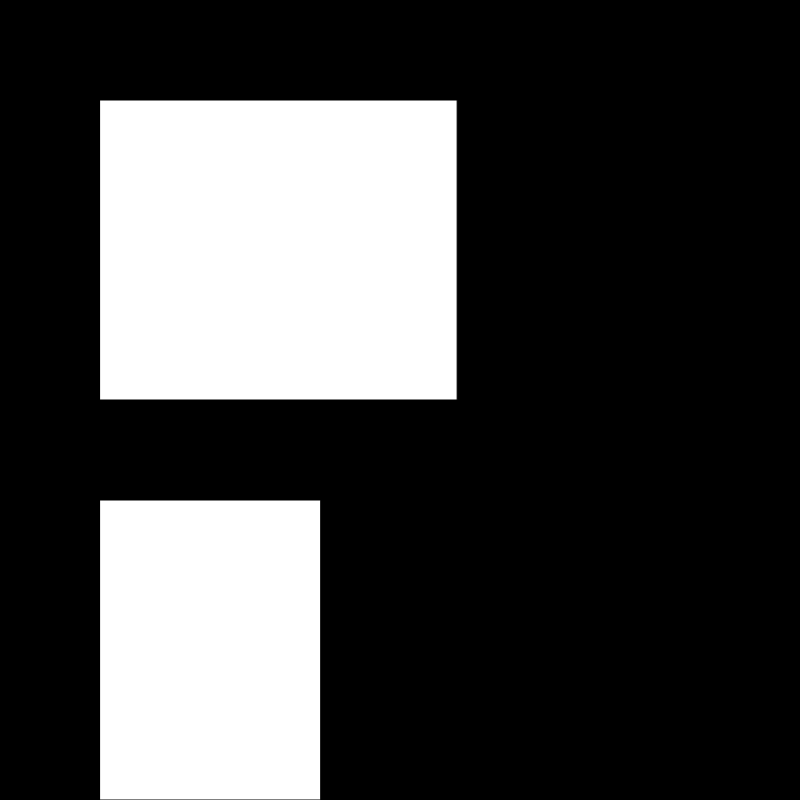
Frame 1 (no input)
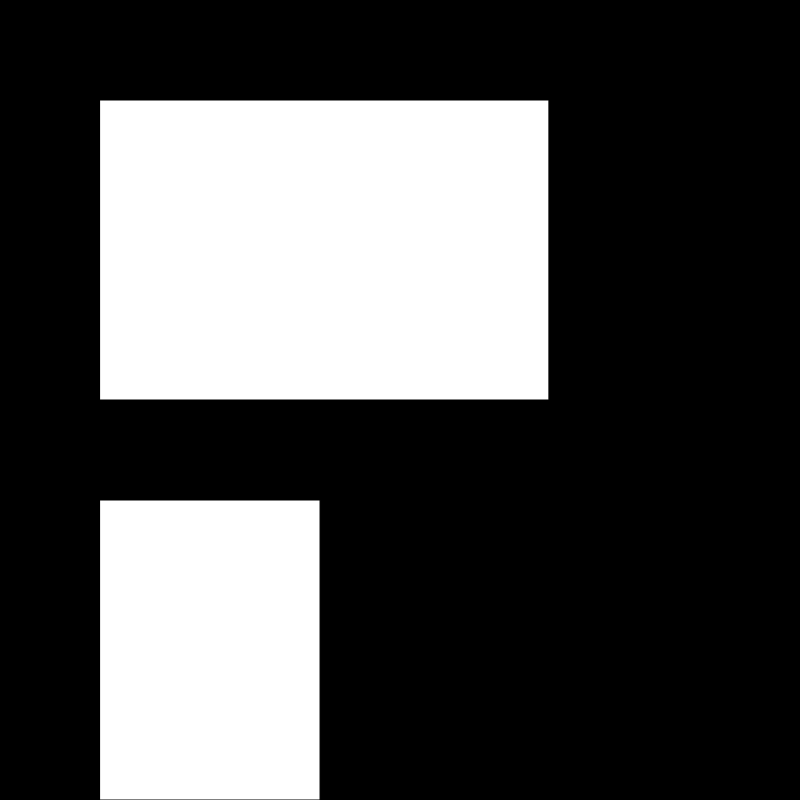
Frame 60 (no input)
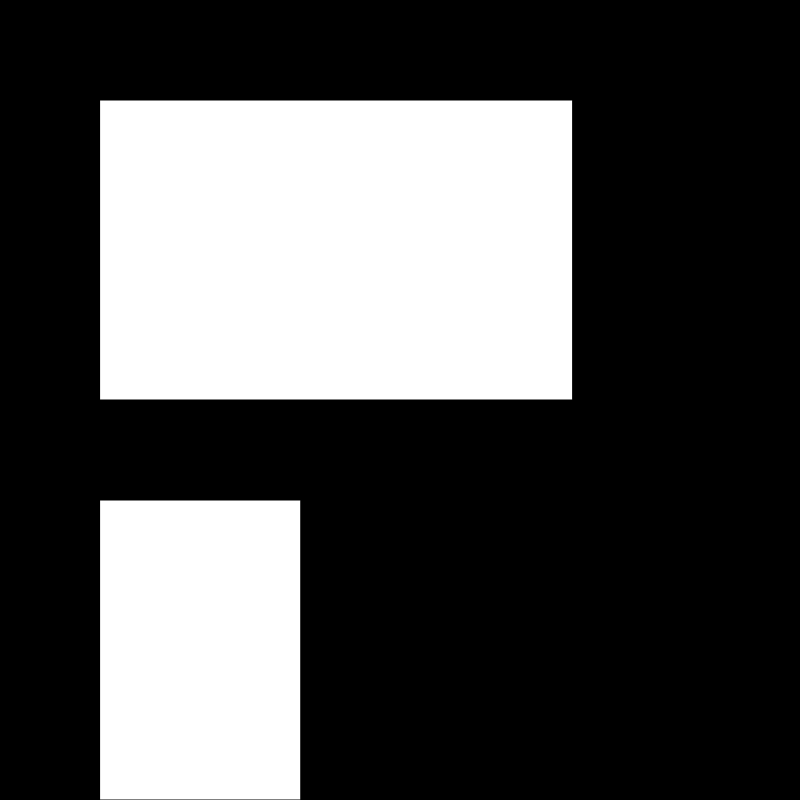
Frame 120 (the mouse pressed at the canvas centre since frame 60)

The p5.js sketch that drew these frames (run headless with seeded random() and noise() and a simulated clock; from frame 60 on, the mouse is pressed at the canvas centre):

// p5.js sketch
// ── sketch.js
function setup() {
  createCanvas(800, 800);
}

function draw() {

  background(0);
  
  // random(x) gives you a random number between 0 and x
  // random(x, y) gives you a random x and y
  rect(100, 100, random(500), 300);
 
  rect(100, 500, random(200, 300), 300);
}
